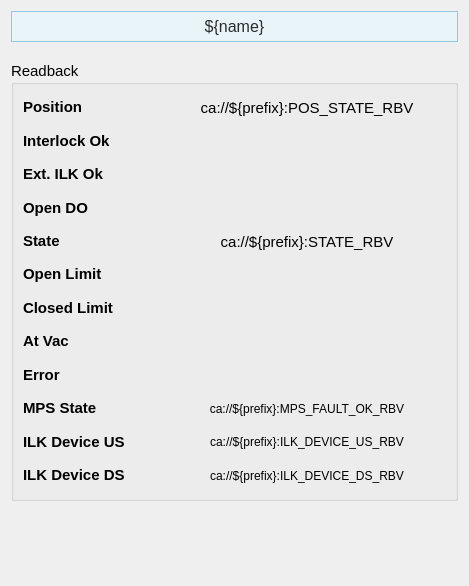
<?xml version="1.0" encoding="UTF-8"?>
<ui version="4.0">
 <class>Form</class>
 <widget class="QWidget" name="Form">
  <property name="geometry">
   <rect>
    <x>0</x>
    <y>0</y>
    <width>469</width>
    <height>586</height>
   </rect>
  </property>
  <property name="sizePolicy">
   <sizepolicy hsizetype="Preferred" vsizetype="Preferred">
    <horstretch>0</horstretch>
    <verstretch>0</verstretch>
   </sizepolicy>
  </property>
  <property name="windowTitle">
   <string>Form</string>
  </property>
  <layout class="QVBoxLayout" name="verticalLayout_2">
   <item>
    <widget class="PyDMLabel" name="PyDMLabel_11">
     <property name="maximumSize">
      <size>
       <width>16777215</width>
       <height>40</height>
      </size>
     </property>
     <property name="font">
      <font>
       <pointsize>12</pointsize>
      </font>
     </property>
     <property name="toolTip">
      <string/>
     </property>
     <property name="styleSheet">
      <string notr="true">    background-color: #e8f4f8;

    border: 1px solid #90c8e0;

    padding: 5px;

    color: rgb(43, 43, 43);</string>
     </property>
     <property name="text">
      <string>${name}</string>
     </property>
     <property name="alignment">
      <set>Qt::AlignCenter</set>
     </property>
    </widget>
   </item>
   <item>
    <spacer name="verticalSpacer_2">
     <property name="orientation">
      <enum>Qt::Vertical</enum>
     </property>
     <property name="sizeType">
      <enum>QSizePolicy::Fixed</enum>
     </property>
     <property name="sizeHint" stdset="0">
      <size>
       <width>20</width>
       <height>13</height>
      </size>
     </property>
    </spacer>
   </item>
   <item>
    <widget class="QGroupBox" name="groupBox">
     <property name="sizePolicy">
      <sizepolicy hsizetype="Preferred" vsizetype="Fixed">
       <horstretch>0</horstretch>
       <verstretch>0</verstretch>
      </sizepolicy>
     </property>
     <property name="minimumSize">
      <size>
       <width>0</width>
       <height>440</height>
      </size>
     </property>
     <property name="font">
      <font>
       <pointsize>11</pointsize>
      </font>
     </property>
     <property name="title">
      <string>Readback</string>
     </property>
     <layout class="QHBoxLayout" name="horizontalLayout">
      <item>
       <layout class="QHBoxLayout" name="horizontalLayout_4" stretch="1,2">
        <item>
         <layout class="QVBoxLayout" name="verticalLayout">
          <item>
           <widget class="QLabel" name="interlock_ok_label_9">
            <property name="font">
             <font>
              <pointsize>11</pointsize>
             </font>
            </property>
            <property name="styleSheet">
             <string/>
            </property>
            <property name="text">
             <string>&lt;html&gt;&lt;head/&gt;&lt;body&gt;&lt;p&gt;&lt;span style=&quot; font-weight:600;&quot;&gt;Position&lt;/span&gt;&lt;/p&gt;&lt;/body&gt;&lt;/html&gt;</string>
            </property>
           </widget>
          </item>
          <item>
           <widget class="QLabel" name="interlock_ok_label_12">
            <property name="font">
             <font>
              <pointsize>11</pointsize>
             </font>
            </property>
            <property name="styleSheet">
             <string/>
            </property>
            <property name="text">
             <string>&lt;html&gt;&lt;head/&gt;&lt;body&gt;&lt;p&gt;&lt;span style=&quot; font-weight:600;&quot;&gt;Interlock Ok&lt;/span&gt;&lt;/p&gt;&lt;/body&gt;&lt;/html&gt;</string>
            </property>
           </widget>
          </item>
          <item>
           <widget class="QLabel" name="interlock_ok_label_15">
            <property name="font">
             <font>
              <pointsize>11</pointsize>
             </font>
            </property>
            <property name="styleSheet">
             <string/>
            </property>
            <property name="text">
             <string>&lt;html&gt;&lt;head/&gt;&lt;body&gt;&lt;p&gt;&lt;span style=&quot; font-weight:600;&quot;&gt;Ext. ILK Ok&lt;/span&gt;&lt;/p&gt;&lt;/body&gt;&lt;/html&gt;</string>
            </property>
           </widget>
          </item>
          <item>
           <widget class="QLabel" name="interlock_ok_label_14">
            <property name="font">
             <font>
              <pointsize>11</pointsize>
             </font>
            </property>
            <property name="styleSheet">
             <string/>
            </property>
            <property name="text">
             <string>&lt;html&gt;&lt;head/&gt;&lt;body&gt;&lt;p&gt;&lt;span style=&quot; font-weight:600;&quot;&gt;Open DO&lt;/span&gt;&lt;/p&gt;&lt;/body&gt;&lt;/html&gt;</string>
            </property>
           </widget>
          </item>
          <item>
           <widget class="QLabel" name="interlock_ok_label_13">
            <property name="font">
             <font>
              <pointsize>11</pointsize>
             </font>
            </property>
            <property name="styleSheet">
             <string/>
            </property>
            <property name="text">
             <string>&lt;html&gt;&lt;head/&gt;&lt;body&gt;&lt;p&gt;&lt;span style=&quot; font-weight:600;&quot;&gt;State&lt;/span&gt;&lt;/p&gt;&lt;/body&gt;&lt;/html&gt;</string>
            </property>
           </widget>
          </item>
          <item>
           <widget class="QLabel" name="interlock_ok_label_10">
            <property name="font">
             <font>
              <pointsize>11</pointsize>
             </font>
            </property>
            <property name="styleSheet">
             <string/>
            </property>
            <property name="text">
             <string>&lt;html&gt;&lt;head/&gt;&lt;body&gt;&lt;p&gt;&lt;span style=&quot; font-weight:600;&quot;&gt;Open Limit&lt;/span&gt;&lt;/p&gt;&lt;/body&gt;&lt;/html&gt;</string>
            </property>
           </widget>
          </item>
          <item>
           <widget class="QLabel" name="interlock_ok_label_11">
            <property name="font">
             <font>
              <pointsize>11</pointsize>
             </font>
            </property>
            <property name="styleSheet">
             <string/>
            </property>
            <property name="text">
             <string>&lt;html&gt;&lt;head/&gt;&lt;body&gt;&lt;p&gt;&lt;span style=&quot; font-weight:600;&quot;&gt;Closed Limit&lt;/span&gt;&lt;/p&gt;&lt;/body&gt;&lt;/html&gt;</string>
            </property>
           </widget>
          </item>
          <item>
           <widget class="QLabel" name="interlock_ok_label_2">
            <property name="font">
             <font>
              <pointsize>11</pointsize>
             </font>
            </property>
            <property name="styleSheet">
             <string/>
            </property>
            <property name="text">
             <string>&lt;html&gt;&lt;head/&gt;&lt;body&gt;&lt;p&gt;&lt;span style=&quot; font-weight:600;&quot;&gt;At Vac&lt;/span&gt;&lt;/p&gt;&lt;/body&gt;&lt;/html&gt;</string>
            </property>
           </widget>
          </item>
          <item>
           <widget class="QLabel" name="interlock_ok_label">
            <property name="font">
             <font>
              <pointsize>11</pointsize>
             </font>
            </property>
            <property name="styleSheet">
             <string/>
            </property>
            <property name="text">
             <string>&lt;html&gt;&lt;head/&gt;&lt;body&gt;&lt;p&gt;&lt;span style=&quot; font-weight:600;&quot;&gt;Error&lt;/span&gt;&lt;/p&gt;&lt;/body&gt;&lt;/html&gt;</string>
            </property>
           </widget>
          </item>
          <item>
           <widget class="QLabel" name="interlock_ok_label_7">
            <property name="font">
             <font>
              <pointsize>11</pointsize>
             </font>
            </property>
            <property name="styleSheet">
             <string/>
            </property>
            <property name="text">
             <string>&lt;html&gt;&lt;head/&gt;&lt;body&gt;&lt;p&gt;&lt;span style=&quot; font-weight:600;&quot;&gt;MPS State&lt;/span&gt;&lt;/p&gt;&lt;/body&gt;&lt;/html&gt;</string>
            </property>
           </widget>
          </item>
          <item>
           <widget class="QLabel" name="interlock_ok_label_4">
            <property name="font">
             <font>
              <pointsize>11</pointsize>
             </font>
            </property>
            <property name="styleSheet">
             <string/>
            </property>
            <property name="text">
             <string>&lt;html&gt;&lt;head/&gt;&lt;body&gt;&lt;p&gt;&lt;span style=&quot; font-weight:600;&quot;&gt;ILK Device US&lt;/span&gt;&lt;/p&gt;&lt;/body&gt;&lt;/html&gt;</string>
            </property>
           </widget>
          </item>
          <item>
           <widget class="QLabel" name="interlock_ok_label_6">
            <property name="font">
             <font>
              <pointsize>11</pointsize>
             </font>
            </property>
            <property name="styleSheet">
             <string/>
            </property>
            <property name="text">
             <string>&lt;html&gt;&lt;head/&gt;&lt;body&gt;&lt;p&gt;&lt;span style=&quot; font-weight:600;&quot;&gt;ILK Device DS&lt;/span&gt;&lt;/p&gt;&lt;/body&gt;&lt;/html&gt;</string>
            </property>
           </widget>
          </item>
         </layout>
        </item>
        <item>
         <layout class="QVBoxLayout" name="verticalLayout_4">
          <item>
           <widget class="PyDMLabel" name="PyDMLabel_8">
            <property name="toolTip">
             <string/>
            </property>
            <property name="text">
             <string>ca://${prefix}:POS_STATE_RBV</string>
            </property>
            <property name="alignment">
             <set>Qt::AlignCenter</set>
            </property>
            <property name="precision">
             <number>0</number>
            </property>
            <property name="showUnits">
             <bool>false</bool>
            </property>
            <property name="precisionFromPV">
             <bool>true</bool>
            </property>
            <property name="alarmSensitiveContent">
             <bool>false</bool>
            </property>
            <property name="alarmSensitiveBorder">
             <bool>true</bool>
            </property>
            <property name="PyDMToolTip">
             <string/>
            </property>
            <property name="channel">
             <string>ca://${prefix}:POS_STATE_RBV</string>
            </property>
            <property name="enableRichText">
             <bool>false</bool>
            </property>
            <property name="displayLabelText">
             <bool>false</bool>
            </property>
            <property name="disconnectedText">
             <string/>
            </property>
           </widget>
          </item>
          <item>
           <widget class="PyDMByteIndicator" name="PyDMByteIndicator_3">
            <property name="toolTip">
             <string/>
            </property>
            <property name="channel">
             <string>ca://${prefix}:OPN_OK_RBV</string>
            </property>
            <property name="showLabels">
             <bool>false</bool>
            </property>
            <property name="circles">
             <bool>true</bool>
            </property>
           </widget>
          </item>
          <item>
           <widget class="PyDMByteIndicator" name="PyDMByteIndicator_7">
            <property name="toolTip">
             <string/>
            </property>
            <property name="channel">
             <string>ca://${prefix}:EXT_ILK_OK_RBV</string>
            </property>
            <property name="showLabels">
             <bool>false</bool>
            </property>
            <property name="circles">
             <bool>true</bool>
            </property>
           </widget>
          </item>
          <item>
           <widget class="PyDMByteIndicator" name="PyDMByteIndicator_8">
            <property name="toolTip">
             <string/>
            </property>
            <property name="channel">
             <string>ca://${prefix}:OPN_DO_RBV</string>
            </property>
            <property name="showLabels">
             <bool>false</bool>
            </property>
            <property name="circles">
             <bool>true</bool>
            </property>
           </widget>
          </item>
          <item>
           <widget class="PyDMLabel" name="PyDMLabel_13">
            <property name="toolTip">
             <string/>
            </property>
            <property name="text">
             <string>ca://${prefix}:STATE_RBV</string>
            </property>
            <property name="alignment">
             <set>Qt::AlignCenter</set>
            </property>
            <property name="precision">
             <number>0</number>
            </property>
            <property name="showUnits">
             <bool>false</bool>
            </property>
            <property name="precisionFromPV">
             <bool>true</bool>
            </property>
            <property name="alarmSensitiveContent">
             <bool>false</bool>
            </property>
            <property name="alarmSensitiveBorder">
             <bool>true</bool>
            </property>
            <property name="PyDMToolTip">
             <string/>
            </property>
            <property name="channel">
             <string>ca://${prefix}:STATE_RBV</string>
            </property>
            <property name="enableRichText">
             <bool>false</bool>
            </property>
            <property name="displayLabelText">
             <bool>false</bool>
            </property>
            <property name="disconnectedText">
             <string/>
            </property>
           </widget>
          </item>
          <item>
           <widget class="PyDMByteIndicator" name="PyDMByteIndicator_5">
            <property name="toolTip">
             <string/>
            </property>
            <property name="channel">
             <string>ca://${prefix}:OPN_DI_RBV</string>
            </property>
            <property name="showLabels">
             <bool>false</bool>
            </property>
            <property name="circles">
             <bool>true</bool>
            </property>
           </widget>
          </item>
          <item>
           <widget class="PyDMByteIndicator" name="PyDMByteIndicator_6">
            <property name="toolTip">
             <string/>
            </property>
            <property name="channel">
             <string>ca://${prefix}:CLS_DI_RBV</string>
            </property>
            <property name="showLabels">
             <bool>false</bool>
            </property>
            <property name="circles">
             <bool>true</bool>
            </property>
           </widget>
          </item>
          <item>
           <widget class="PyDMByteIndicator" name="PyDMByteIndicator_2">
            <property name="toolTip">
             <string/>
            </property>
            <property name="channel">
             <string>ca://${prefix}:AT_VAC_RBV</string>
            </property>
            <property name="showLabels">
             <bool>false</bool>
            </property>
            <property name="circles">
             <bool>true</bool>
            </property>
           </widget>
          </item>
          <item>
           <widget class="PyDMByteIndicator" name="PyDMByteIndicator_4">
            <property name="toolTip">
             <string/>
            </property>
            <property name="channel">
             <string>ca://${prefix}:ERROR_RBV</string>
            </property>
            <property name="showLabels">
             <bool>false</bool>
            </property>
            <property name="circles">
             <bool>true</bool>
            </property>
           </widget>
          </item>
          <item>
           <widget class="PyDMLabel" name="PyDMLabel_12">
            <property name="font">
             <font>
              <pointsize>9</pointsize>
             </font>
            </property>
            <property name="toolTip">
             <string/>
            </property>
            <property name="text">
             <string>ca://${prefix}:MPS_FAULT_OK_RBV</string>
            </property>
            <property name="alignment">
             <set>Qt::AlignCenter</set>
            </property>
            <property name="channel">
             <string>ca://${prefix}:MPS_FAULT_OK_RBV</string>
            </property>
           </widget>
          </item>
          <item>
           <widget class="PyDMLabel" name="PyDMLabel_9">
            <property name="font">
             <font>
              <pointsize>9</pointsize>
             </font>
            </property>
            <property name="toolTip">
             <string/>
            </property>
            <property name="text">
             <string>ca://${prefix}:ILK_DEVICE_US_RBV</string>
            </property>
            <property name="alignment">
             <set>Qt::AlignCenter</set>
            </property>
            <property name="channel">
             <string>ca://${prefix}:ILK_DEVICE_US_RBV</string>
            </property>
            <property name="displayFormat">
             <enum>PyDMLabel::String</enum>
            </property>
           </widget>
          </item>
          <item>
           <widget class="PyDMLabel" name="PyDMLabel_10">
            <property name="font">
             <font>
              <pointsize>9</pointsize>
             </font>
            </property>
            <property name="toolTip">
             <string/>
            </property>
            <property name="text">
             <string>ca://${prefix}:ILK_DEVICE_DS_RBV</string>
            </property>
            <property name="alignment">
             <set>Qt::AlignCenter</set>
            </property>
            <property name="channel">
             <string>ca://${prefix}:ILK_DEVICE_DS_RBV</string>
            </property>
            <property name="displayFormat">
             <enum>PyDMLabel::String</enum>
            </property>
           </widget>
          </item>
         </layout>
        </item>
       </layout>
      </item>
     </layout>
    </widget>
   </item>
   <item>
    <spacer name="verticalSpacer">
     <property name="orientation">
      <enum>Qt::Vertical</enum>
     </property>
     <property name="sizeHint" stdset="0">
      <size>
       <width>20</width>
       <height>89</height>
      </size>
     </property>
    </spacer>
   </item>
  </layout>
 </widget>
 <customwidgets>
  <customwidget>
   <class>PyDMByteIndicator</class>
   <extends>QWidget</extends>
   <header>pydm.widgets.byte</header>
  </customwidget>
  <customwidget>
   <class>PyDMLabel</class>
   <extends>QLabel</extends>
   <header>pydm.widgets.label</header>
  </customwidget>
 </customwidgets>
 <resources/>
 <connections/>
</ui>
